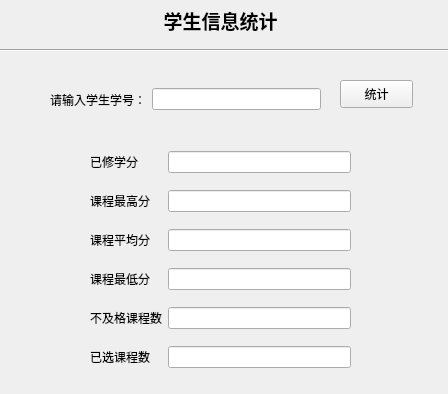
<?xml version="1.0" encoding="UTF-8"?>
<ui version="4.0">
 <class>gradeStaticsByStu</class>
 <widget class="QWidget" name="gradeStaticsByStu">
  <property name="geometry">
   <rect>
    <x>0</x>
    <y>0</y>
    <width>448</width>
    <height>394</height>
   </rect>
  </property>
  <property name="windowTitle">
   <string>Form</string>
  </property>
  <widget class="QLabel" name="label">
   <property name="geometry">
    <rect>
     <x>30</x>
     <y>10</y>
     <width>381</width>
     <height>21</height>
    </rect>
   </property>
   <property name="font">
    <font>
     <family>Arial</family>
     <pointsize>14</pointsize>
     <weight>75</weight>
     <bold>true</bold>
    </font>
   </property>
   <property name="text">
    <string>学生信息统计</string>
   </property>
   <property name="alignment">
    <set>Qt::AlignCenter</set>
   </property>
  </widget>
  <widget class="Line" name="line">
   <property name="geometry">
    <rect>
     <x>0</x>
     <y>40</y>
     <width>451</width>
     <height>20</height>
    </rect>
   </property>
   <property name="orientation">
    <enum>Qt::Horizontal</enum>
   </property>
  </widget>
  <widget class="QWidget" name="layoutWidget">
   <property name="geometry">
    <rect>
     <x>90</x>
     <y>140</y>
     <width>261</width>
     <height>241</height>
    </rect>
   </property>
   <layout class="QGridLayout" name="gridLayout">
    <item row="0" column="0">
     <widget class="QLabel" name="label_3">
      <property name="text">
       <string>已修学分</string>
      </property>
     </widget>
    </item>
    <item row="0" column="1">
     <widget class="QLineEdit" name="creditSum_lineEdit">
      <property name="readOnly">
       <bool>true</bool>
      </property>
     </widget>
    </item>
    <item row="1" column="0">
     <widget class="QLabel" name="label_7">
      <property name="text">
       <string>课程最高分</string>
      </property>
     </widget>
    </item>
    <item row="1" column="1">
     <widget class="QLineEdit" name="maxGrade_lineEdit">
      <property name="readOnly">
       <bool>true</bool>
      </property>
     </widget>
    </item>
    <item row="2" column="0">
     <widget class="QLabel" name="label_4">
      <property name="text">
       <string>课程平均分</string>
      </property>
     </widget>
    </item>
    <item row="2" column="1">
     <widget class="QLineEdit" name="avgGrade_lineEdit">
      <property name="readOnly">
       <bool>true</bool>
      </property>
     </widget>
    </item>
    <item row="3" column="0">
     <widget class="QLabel" name="label_8">
      <property name="text">
       <string>课程最低分</string>
      </property>
     </widget>
    </item>
    <item row="3" column="1">
     <widget class="QLineEdit" name="minGrade_lineEdit">
      <property name="readOnly">
       <bool>true</bool>
      </property>
     </widget>
    </item>
    <item row="4" column="0">
     <widget class="QLabel" name="label_5">
      <property name="text">
       <string>不及格课程数</string>
      </property>
     </widget>
    </item>
    <item row="4" column="1">
     <widget class="QLineEdit" name="notpassSum_lineEdit">
      <property name="readOnly">
       <bool>true</bool>
      </property>
     </widget>
    </item>
    <item row="5" column="0">
     <widget class="QLabel" name="label_6">
      <property name="text">
       <string>已选课程数</string>
      </property>
     </widget>
    </item>
    <item row="5" column="1">
     <widget class="QLineEdit" name="selectedSum_lineEdit">
      <property name="readOnly">
       <bool>true</bool>
      </property>
     </widget>
    </item>
   </layout>
  </widget>
  <widget class="QWidget" name="widget_2" native="true">
   <property name="geometry">
    <rect>
     <x>50</x>
     <y>80</y>
     <width>271</width>
     <height>39</height>
    </rect>
   </property>
   <layout class="QHBoxLayout" name="horizontalLayout">
    <item>
     <widget class="QLabel" name="label_2">
      <property name="text">
       <string>请输入学生学号：</string>
      </property>
     </widget>
    </item>
    <item>
     <widget class="QLineEdit" name="sId_lineEdit"/>
    </item>
   </layout>
  </widget>
  <widget class="QPushButton" name="start_button">
   <property name="geometry">
    <rect>
     <x>340</x>
     <y>80</y>
     <width>73</width>
     <height>28</height>
    </rect>
   </property>
   <property name="text">
    <string>统计</string>
   </property>
  </widget>
 </widget>
 <resources/>
 <connections/>
</ui>
